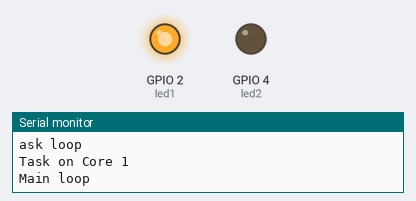
The program below on a simulated ESP32. Shown: output pins drawn as LEDs (lit = HIGH), the last lines printed to the serial monitor.

Above: at 0.65 s.
At 4.0 s:
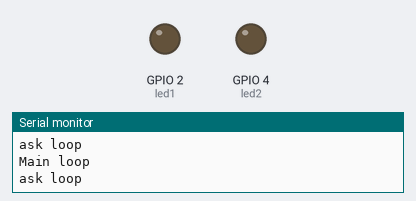
Timing chart, 0 to 10.9 s (numbered marks = the images above):
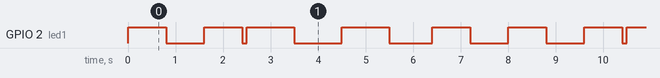

The program:

main.cpp
```cpp
#include <Arduino.h>

TaskHandle_t Core0;

// LED pins
const int led1 = 2;
const int led2 = 4;

void LoopCore0( void * pvParameters );

void setup() {
  Serial.begin(115200);
  pinMode(led1, OUTPUT);
  pinMode(led2, OUTPUT);

  //create a task that will be executed in the Task1code() function, with priority 1 and executed on core 0
  xTaskCreatePinnedToCore(
                    LoopCore0,   /* Task function. */
                    "Core0",     /* name of task. */
                    10000,       /* Stack size of task */
                    NULL,        /* parameter of the task */
                    1,           /* priority of the task */
                    &Core0,      /* Task handle to keep track of created task */
                    0);          /* pin task to core 0 */
  delay(500);
}

//Task1code: blinks an LED every 1000 ms
void LoopCore0(void * pvParameters ){
  Serial.print("Task on Core ");
  Serial.println(xPortGetCoreID());

  for(;;){
    Serial.println("Task loop " + xPortGetCoreID());
    digitalWrite(led1, HIGH);
    delay(800);
    digitalWrite(led1, LOW);
    delay(800);
  }
}

void loop() {

Serial.print("Task on Core ");
  Serial.println(xPortGetCoreID());

  for(;;){
    Serial.println(" Main loop " + xPortGetCoreID());
    digitalWrite(led1, HIGH);
    delay(1000);
    digitalWrite(led1, LOW);
    delay(1000);
  }

}
```

Measured:
- by itself, GPIO 2 (led1): repeats every 8.0 s: HIGH 0.80 s, LOW 0.10 s, HIGH 1.0 s, LOW 1.0 s, HIGH 1.0 s, LOW 0.90 s, 2 × (HIGH 0.80 s, LOW 0.80 s)
- by itself, everything shown: repeats every 8.0 s, in 10 steps
